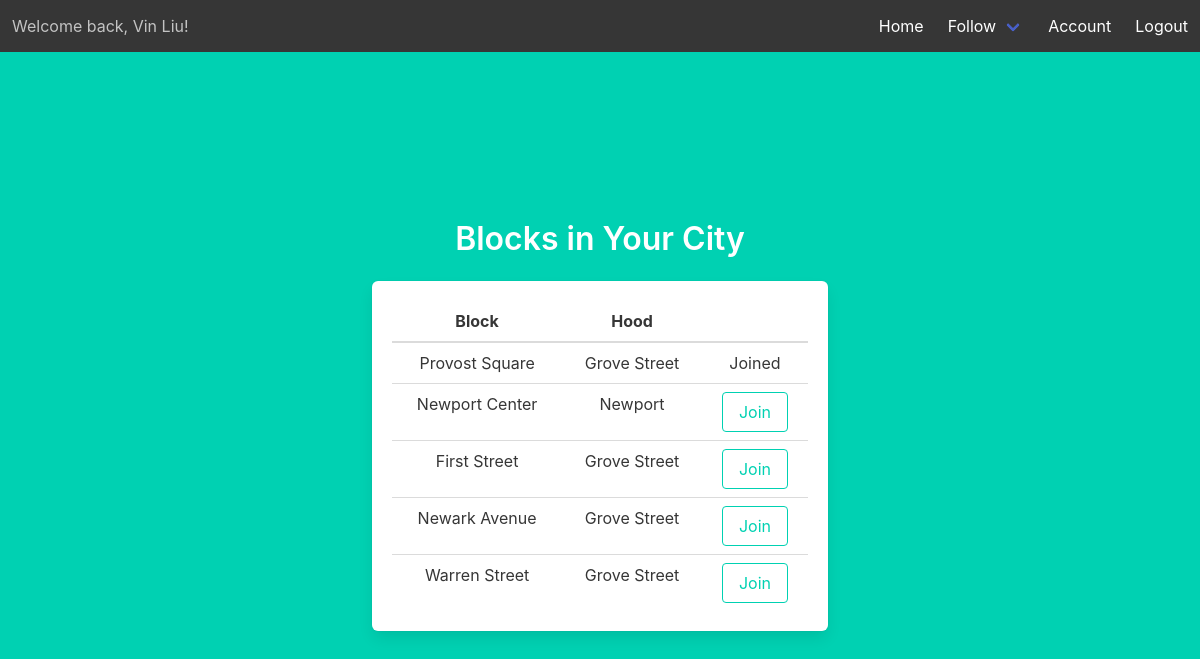
Page /blocks (signed in) on the committed database.
### models.py (models this page shows)
class Users(UserMixin, db.Model):
    __tablename__ = 'Users'
    id = db.Column(db.Integer, primary_key=True)
    email = db.Column(db.String(45), unique=True, nullable=False)
    pword = db.Column(db.String(45), nullable=False)
    fname = db.Column(db.String(45), nullable=False)
    lname = db.Column(db.String(45), nullable=False)
    street_addr = db.Column(db.String(45), nullable=False)
    cid = db.Column(db.Integer, db.ForeignKey('City.id'), nullable=False)
    uprofile = db.Column(db.Text)
    photo = db.Column(db.Text)
    last_login_timestamp = db.Column(db.DateTime, default=datetime.now())

class Blocks(db.Model):
    __tablename__ = 'Blocks'
    id = db.Column(db.Integer, primary_key=True)
    bname = db.Column(db.String(45), nullable=False)
    sw_lat = db.Column(db.Float, nullable=False)
    sw_lat = db.Column(db.Float, nullable=False)
    sw_lat = db.Column(db.Float, nullable=False)
    sw_lat = db.Column(db.Float, nullable=False)
    bpopulation = db.Column(db.Integer, nullable=False)

class Hood(db.Model):
    __tablename__ = 'Hood'
    id = db.Column(db.Integer, primary_key=True)
    hname = db.Column(db.String(45), nullable=False)
    sw_lat = db.Column(db.Float, nullable=False)
    sw_lat = db.Column(db.Float, nullable=False)
    sw_lat = db.Column(db.Float, nullable=False)
    sw_lat = db.Column(db.Float, nullable=False)
    hpopulation = db.Column(db.Integer, nullable=False)

### location.py (the view, shortened to what this page needs)
@location.route('/blocks')
@login_required
def blocks():
    my_membership = get_my_membership()
    if my_membership:
        my_block_id = my_membership.bid
        if my_membership.approval_count == -1:
            status = 'Joined'
        else:
            status = 'Pending'
        blocks_hood_id_list = []
        for i in Location.query.filter_by(cid=current_user.cid).all():
            if i.bid != my_block_id:
                blocks_hood_id_list.append([i.bid, i.hid])
            else:
                my_hood_id = i.hid
        blocks_hood_list = []
        for i in blocks_hood_id_list:
            blocks_hood_list.append([Blocks.query.filter_by(
                id=i[0]).first(), Hood.query.filter_by(id=i[1]).first()])
        my_blocks_hood_id = [my_block_id, my_hood_id]
        my_blocks_hood = [Blocks.query.filter_by(id=my_blocks_hood_id[0]).first(
        ), Hood.query.filter_by(id=my_blocks_hood_id[1]).first()]
        return render_template('blocks.html', status=status, my_blocks_hood=my_blocks_hood, blocks_hood=blocks_hood_list)

### location.py (called while the page is built)
@login_required
def get_my_membership():
    return Membership.query.filter_by(uid=current_user.id).first()

### templates/blocks.html (shortened to what this page needs)
{% extends "base.html" %}
{% block content %}
<div class="column is-6 is-offset-3">
    <h1 class="title">
        Blocks in Your City
    </h1>
    <div class="box">
        <table class="table is-fullwidth">
            <thead>
                <tr>
                    <th>Block</th>
                    <th>Hood</th>
                    <th></th>
                </tr>
            </thead>
            <tbody>
                {% if my_blocks_hood %}
                <tr>
                    <td>{{ my_blocks_hood[0].bname }}</td>
                    <td>{{ my_blocks_hood[1].hname }}</td>
                    <td>
                        {{ status }}
                    </td>
                </tr>
                {% endif %}
                {% for i in blocks_hood %}
                <tr>
                    <td>{{ i[0].bname }}</td>
                    <td>{{ i[1].hname }}</td>
                    <td>
                        <form method="POST" action="/blocks">
                            <div class="control">
                                <input class="button is-primary is-outlined" type="submit" name="action" value="Join">
                            </div>
                        </form>
                    </td>
                </tr>
                {% endfor %}
            </tbody>
        </table>
    </div>
</div>
{% endblock %}

### templates/base.html (shortened to what this page needs)
<!DOCTYPE html>
<html>
<head>
    <link rel="stylesheet" href="https://cdnjs.cloudflare.com/ajax/libs/bulma/0.7.2/css/bulma.min.css" />
</head>
<body>
    <section class="hero is-primary is-fullheight">
        <div class="hero-head">
            <nav class="navbar has-background-dark" role="navigation" aria-label="main navigation">
                {% if current_user.is_authenticated %}
                <div class="navbar-start">
                    <p class="navbar-item">
                        Welcome back, {{ current_user.fname }} {{ current_user.lname }}!
                    </p>
                </div>
                {% endif %}
                <div id="navbarMenuHeroA" class="navbar-menu ">
                    <div class="navbar-end">
                        <a href="{{ url_for('main.index') }}" class="navbar-item">
                            Home
                        </a>
                        {% if current_user.is_authenticated %}
                        <div class="navbar-item has-dropdown is-hoverable has-text-white has-background-dark">
                            <a class="navbar-link has-background-dark">
                                Follow
                            </a>
                        </div>
                        {% endif %}
                        {% if current_user.is_authenticated %}
                        <a href="{{ url_for('acc.account') }}" class="navbar-item">
                            Account
                        </a>
                        {% endif %}
                        {% if current_user.is_authenticated %}
                        <a href="{{ url_for('auth.logout') }}" class="navbar-item">
                            Logout
                        </a>
                        {% endif %}
                    </div>
                </div>
            </nav>
        </div>
        <div class="hero-body">
            <div class="container has-text-centered">
                {% block content %}
                {% endblock %}
            </div>
        </div>
    </section>
</body>
</html>

### rows in the picture
Users: fname "Vin", lname "Liu"
Blocks: bname "Provost Square"
Hood: hname "Grove Street"
Blocks: bname "Newport Center", hname "Newport"
Blocks: bname "First Street", hname "Grove Street"
Blocks: bname "Newark Avenue", hname "Grove Street"
Blocks: bname "Warren Street", hname "Grove Street"

### other values in the picture
{{ status }} "Joined"
